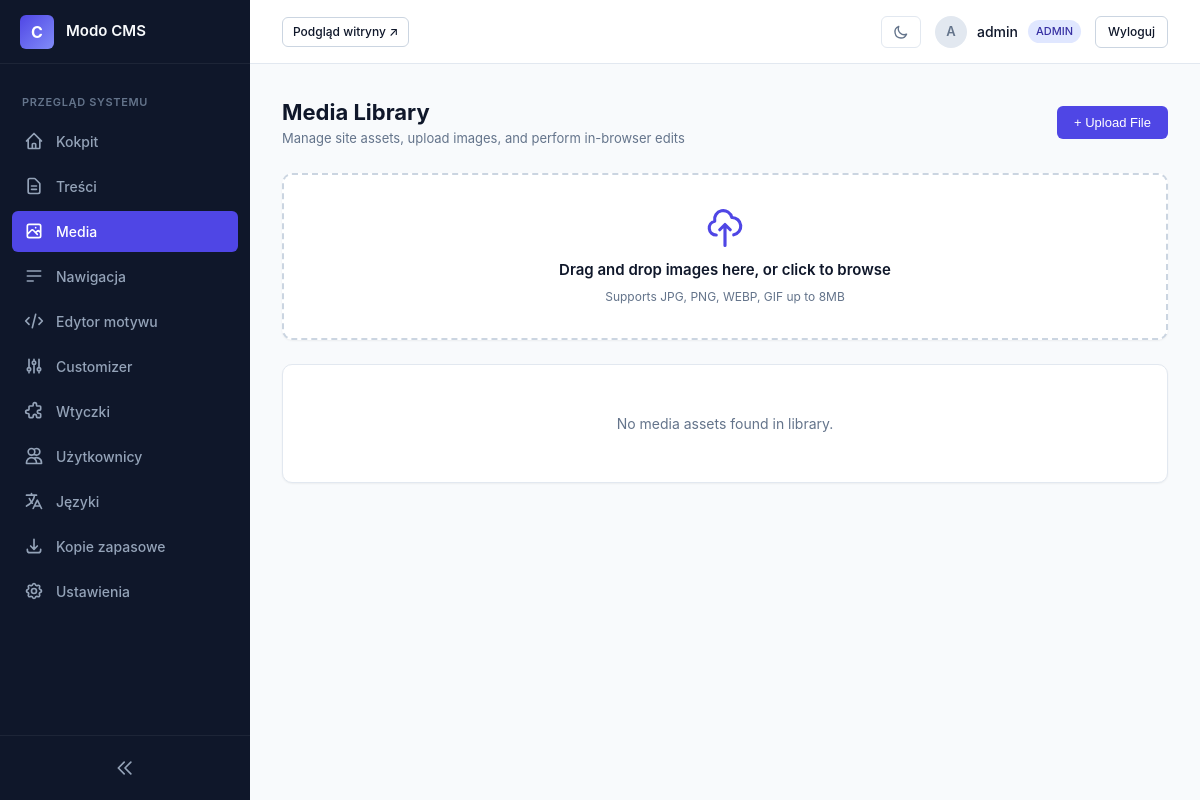
/admin/media.php (signed in), run on an earlier commit of the app's database.
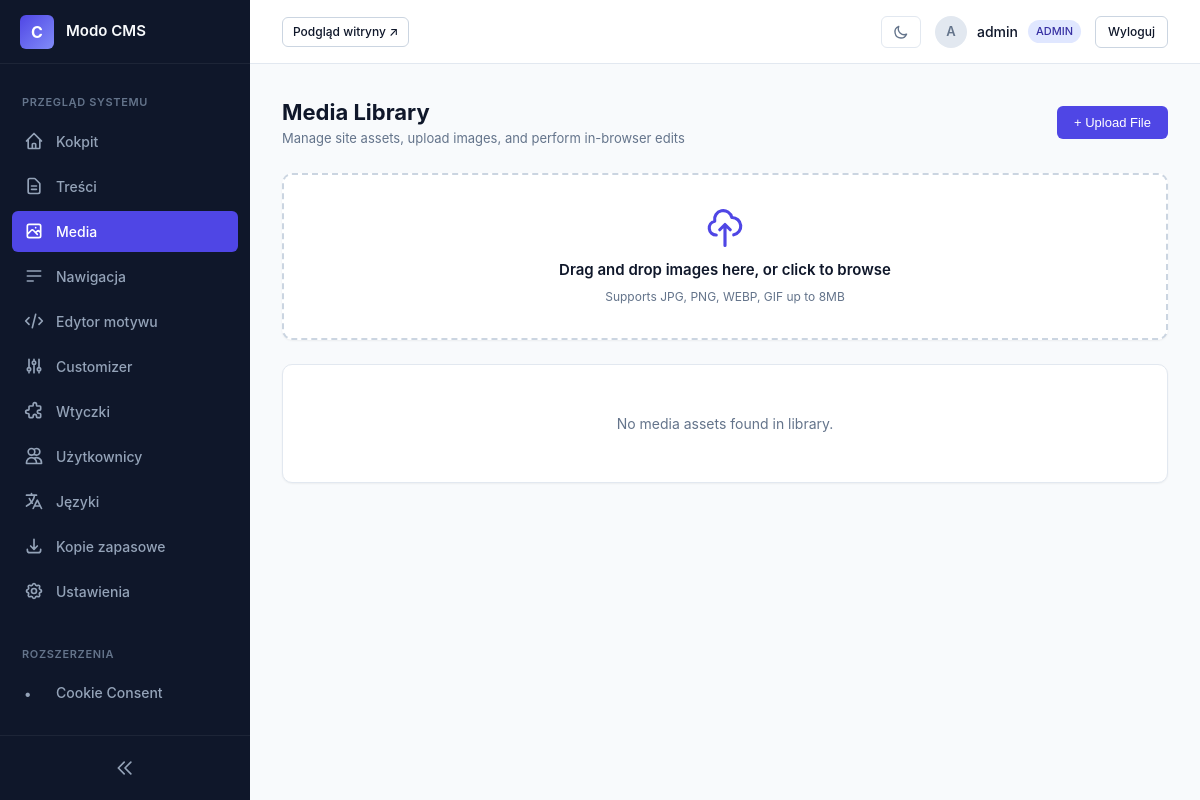
And on a later commit of the database.
### tables this page shows
CREATE TABLE plugins (folder TEXT PRIMARY KEY, is_active INTEGER DEFAULT 0);

### core/PluginLoader.php (called while the page is built, shortened)
<?php
class PluginLoader {
    public static function loadActivePlugins(): void {
        try {
            $db = Database::getConnection();
            $stmt = $db->query("SELECT folder FROM plugins WHERE is_active = 1");
            if ($stmt) {
                $activePlugins = $stmt->fetchAll(\PDO::FETCH_COLUMN) ?: [];
            }
        } catch (\Throwable $e) {
            $activePlugins = [];
        }
    }
}

### core/bootstrap.php (called while the page is built, shortened)
<?php
require_once __DIR__ . '/GetSimpleCompat.php';
require_once __DIR__ . '/I18n.php';
\Core\PluginLoader::loadActivePlugins();

### core/GetSimpleCompat.php (the view, shortened to what this page needs)
<?php
    if (!function_exists('render_admin_plugin_navigation')) {
        function render_admin_plugin_navigation(string $cssItemClass = 'nav-link'): void {
            $currentId = $_GET['id'] ?? '';
            $currentAction = $_GET['action'] ?? '';
            foreach (\Core\GSRegistry::$adminSidebarItems as $item) {
                $isActive = ($currentId === $item['id']) || ($currentAction !== '' && $currentAction === $item['action']);
                $url = 'plugins.php?id=' . urlencode($item['id']);
                $activeClass = $isActive ? ' active' : '';
                echo '<a href="' . htmlspecialchars($url, ENT_QUOTES, 'UTF-8') . '" class="' . htmlspecialchars($cssItemClass, ENT_QUOTES, 'UTF-8') . $activeClass . '">';
                echo '<span class="nav-icon">&bull;</span>';
                echo '<span class="nav-label">' . htmlspecialchars(i18n_r($item['title']), ENT_QUOTES, 'UTF-8') . '</span>';
                echo '</a>' . PHP_EOL;
            }
        }
    }
    if (!function_exists('i18n_r')) {
        function i18n_r(string $key): string {
            $parts = explode('/', $key);
            $cleanKey = end($parts);
            return function_exists('__') ? __($cleanKey) : $key;
        }
    }

### core/I18n.php (shortened to what this page needs)
<?php
    final class I18n {
        private static string $frontendLang = 'en';
        private static string $adminLang = 'en';
        private static string $defaultLang = 'en';
        private static array $translations = [];
        private static array $availableLanguages = [];
        public static function init(): void {
            self::$defaultLang = class_exists('\Core\Router') ? Router::getOption('default_language', 'en') : 'en';
            $rawLangs = class_exists('\Core\Router') ? Router::getOption('available_languages', 'en:English,pl:Polski') : 'en:English,pl:Polski';
            self::$availableLanguages = [];
            foreach (explode(',', $rawLangs) as $pair) {
                $parts = explode(':', trim($pair));
                if (count($parts) === 2) {
                    self::$availableLanguages[trim($parts[0])] = trim($parts[1]);
                }
            }
            $configuredAdminLang = class_exists('\Core\Router') ? Router::getOption('admin_language', self::$defaultLang) : self::$defaultLang;
            if (isset($_SESSION['user_admin_lang']) && array_key_exists($_SESSION['user_admin_lang'], self::$availableLanguages)) {
                self::$adminLang = $_SESSION['user_admin_lang'];
            } elseif (array_key_exists($configuredAdminLang, self::$availableLanguages)) {
                self::$adminLang = $configuredAdminLang;
            } else {
                self::$adminLang = self::$defaultLang;
            }
        }
        private static function detectFrontendLanguage(): void {
            $isMultilingual = class_exists('\Core\Router') && Router::getOption('multilingual_frontend', '0') === '1';
            if (!$isMultilingual) {
                self::$frontendLang = self::$defaultLang;
                return;
            }
        }
        public static function loadDictionary(string $lang): void {
            $lang = preg_replace('/[^a-z0-9_-]/i', '', $lang);
            $filePath = __DIR__ . '/../languages/' . $lang . '.json';
            if (file_exists($filePath)) {
                $json = file_get_contents($filePath);
                $data = json_decode((string)$json, true);
                if (is_array($data)) {
                    self::$translations[$lang] = $data;
                    return;
                }
            }
            self::$translations[$lang] = [];
        }
        public static function translate(string $key, ?string $lang = null): string {
            if ($lang === null) {
                $isAdmin = defined('IN_ADMIN') && IN_ADMIN === true;
                $lang = $isAdmin ? self::$adminLang : self::$frontendLang;
            }
            $translated = self::$translations[$lang][$key] ?? null;
            if ($translated !== null && $translated !== '') {
                return (string)$translated;
            }
            return $key;
        }
    }
    if (!function_exists('__')) {
        function __(string $key, ?string $lang = null): string {
            return \Core\I18n::translate($key, $lang);
        }
    }
    if (!function_exists('_e')) {
        function _e(string $key, ?string $lang = null): void {
            echo htmlspecialchars(\Core\I18n::translate($key, $lang), ENT_QUOTES, 'UTF-8');
        }
    }

What changed in the data, as far as the page shows it:
added plugins: title "Cookie Consent"
Also different on the page:
text now shown: "ROZSZERZENIA"
